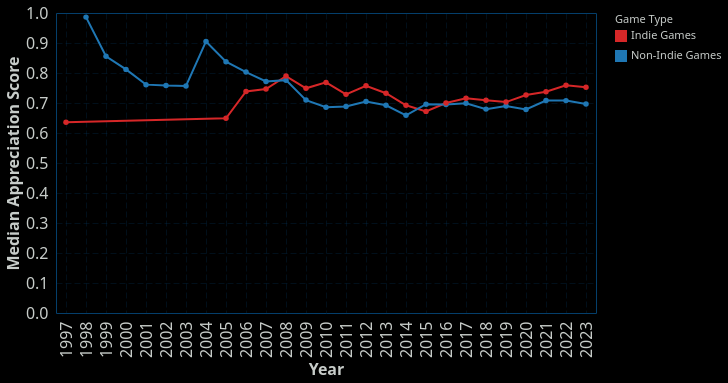

Specify this chart in Vega-Lite:
### Vega-Lite specification from a JSON file in a GitHub repository (floating-point values rounded to 4 significant figures)
{"config": {"view": {"continuousWidth": 400, "continuousHeight": 300, "stroke": "#043f6b", "strokeWidth": 1}, "background": "#000000", "mark": {"color": "#6495ED"}, "arc": {"fill": "#6495ED"}, "area": {"fill": "#6495ED", "line": true, "fillOpacity": 0.1}, "line": {"stroke": "#6495ED", "strokeWidth": 2}, "path": {"stroke": "#6495ED"}, "rect": {"fill": "#6495ED"}, "shape": {"stroke": "#6495ED"}, "symbol": {"fill": "#6495ED"}, "title": {"color": "#C7CCC9", "anchor": "start", "dy": -15, "fontSize": 16, "font": "IBM Plex Sans,system-ui,-apple-system,BlinkMacSystemFont,\".sfnstext-regular\",sans-serif", "fontWeight": 600}, "axisBand": {"grid": false}, "axis": {"labelColor": "#C7CCC9", "labelFontSize": 16, "labelFont": "IBM Plex Sans Condensed, system-ui, -apple-system, BlinkMacSystemFont, \".SFNSText-Regular\", sans-serif", "labelFontWeight": 400, "titleColor": "#C7CCC9", "titleFontWeight": 600, "titleFontSize": 16, "grid": true, "gridColor": "#043f6b", "labelAngle": 0, "domainColor": null, "tickColor": null, "labelPadding": 2, "tickSize": 6, "tickWidth": 0.5, "gridOpacity": 1, "gridZ": 1}, "axisX": {"gridDash": [6, 3], "gridWidth": 0.25, "gridColor": "#043f6b", "labelAngle": 0}, "axisY": {"gridDash": [6, 3], "gridWidth": 0.25, "gridColor": "#043f6b"}, "layer": {"grid": 1, "mark": 0}, "legend": {"labelFontSize": 11, "padding": 1, "symbolType": "square", "labelColor": "#C7CCC9", "titleColor": "#C7CCC9"}, "style": {"guide-label": {"font": "IBM Plex Sans,system-ui,-apple-system,BlinkMacSystemFont,\".sfnstext-regular\",sans-serif", "fill": "#C7CCC9", "fontWeight": 400}, "guide-title": {"font": "IBM Plex Sans,system-ui,-apple-system,BlinkMacSystemFont,\".sfnstext-regular\",sans-serif", "fill": "#C7CCC9", "fontWeight": 400}}, "range": {"category": ["#33a8c7ff", "#52e3e1ff", "#a0e426ff", "#fdf148ff", "#ffab00ff", "#f77976ff", "#f050aeff", "#d883ffff", "#9336fdff"]}}, "data": {"name": "data-60836fb4d7855e5561cb44d747bd35b4"}, "mark": {"type": "line", "point": true}, "encoding": {"color": {"field": "game_type", "legend": {"title": "Game Type"}, "scale": {"domain": ["Indie Games", "Non-Indie Games"], "range": ["#d62728", "#1f77b4"]}, "type": "nominal"}, "tooltip": [{"field": "year", "type": "ordinal"}, {"field": "game_type", "type": "nominal"}, {"field": "appreciation_score", "type": "quantitative"}], "x": {"axis": {"labelAngle": 270}, "field": "year", "title": "Year", "type": "ordinal"}, "y": {"field": "appreciation_score", "title": "Median Appreciation Score", "type": "quantitative"}}, "$schema": "https://vega.github.io/schema/vega-lite/v5.20.1.json", "datasets": {"data-60836fb4d7855e5561cb44d747bd35b4": [{"year": 1997, "is_indie": true, "appreciation_score": 0.6361, "game_type": "Indie Games"}, {"year": 1998, "is_indie": false, "appreciation_score": 0.9863, "game_type": "Non-Indie Games"}, {"year": 1999, "is_indie": false, "appreciation_score": 0.8559, "game_type": "Non-Indie Games"}, {"year": 2000, "is_indie": false, "appreciation_score": 0.8121, "game_type": "Non-Indie Games"}, {"year": 2001, "is_indie": false, "appreciation_score": 0.7612, "game_type": "Non-Indie Games"}, {"year": 2002, "is_indie": false, "appreciation_score": 0.758, "game_type": "Non-Indie Games"}, {"year": 2003, "is_indie": false, "appreciation_score": 0.757, "game_type": "Non-Indie Games"}, {"year": 2004, "is_indie": false, "appreciation_score": 0.9052, "game_type": "Non-Indie Games"}, {"year": 2005, "is_indie": false, "appreciation_score": 0.8379, "game_type": "Non-Indie Games"}, {"year": 2005, "is_indie": true, "appreciation_score": 0.649, "game_type": "Indie Games"}, {"year": 2006, "is_indie": false, "appreciation_score": 0.8031, "game_type": "Non-Indie Games"}, {"year": 2006, "is_indie": true, "appreciation_score": 0.7384, "game_type": "Indie Games"}, {"year": 2007, "is_indie": false, "appreciation_score": 0.7717, "game_type": "Non-Indie Games"}, {"year": 2007, "is_indie": true, "appreciation_score": 0.7464, "game_type": "Indie Games"}, {"year": 2008, "is_indie": false, "appreciation_score": 0.7762, "game_type": "Non-Indie Games"}, {"year": 2008, "is_indie": true, "appreciation_score": 0.7897, "game_type": "Indie Games"}, {"year": 2009, "is_indie": false, "appreciation_score": 0.7097, "game_type": "Non-Indie Games"}, {"year": 2009, "is_indie": true, "appreciation_score": 0.749, "game_type": "Indie Games"}, {"year": 2010, "is_indie": false, "appreciation_score": 0.6857, "game_type": "Non-Indie Games"}, {"year": 2010, "is_indie": true, "appreciation_score": 0.7687, "game_type": "Indie Games"}, {"year": 2011, "is_indie": false, "appreciation_score": 0.6886, "game_type": "Non-Indie Games"}, {"year": 2011, "is_indie": true, "appreciation_score": 0.7288, "game_type": "Indie Games"}, {"year": 2012, "is_indie": false, "appreciation_score": 0.705, "game_type": "Non-Indie Games"}, {"year": 2012, "is_indie": true, "appreciation_score": 0.7573, "game_type": "Indie Games"}, {"year": 2013, "is_indie": false, "appreciation_score": 0.6924, "game_type": "Non-Indie Games"}, {"year": 2013, "is_indie": true, "appreciation_score": 0.7327, "game_type": "Indie Games"}, {"year": 2014, "is_indie": false, "appreciation_score": 0.659, "game_type": "Non-Indie Games"}, {"year": 2014, "is_indie": true, "appreciation_score": 0.6924, "game_type": "Indie Games"}, {"year": 2015, "is_indie": false, "appreciation_score": 0.6961, "game_type": "Non-Indie Games"}, {"year": 2015, "is_indie": true, "appreciation_score": 0.6721, "game_type": "Indie Games"}, {"year": 2016, "is_indie": false, "appreciation_score": 0.6949, "game_type": "Non-Indie Games"}, {"year": 2016, "is_indie": true, "appreciation_score": 0.7001, "game_type": "Indie Games"}, {"year": 2017, "is_indie": false, "appreciation_score": 0.6992, "game_type": "Non-Indie Games"}, {"year": 2017, "is_indie": true, "appreciation_score": 0.7157, "game_type": "Indie Games"}, {"year": 2018, "is_indie": false, "appreciation_score": 0.6796, "game_type": "Non-Indie Games"}, {"year": 2018, "is_indie": true, "appreciation_score": 0.7093, "game_type": "Indie Games"}, {"year": 2019, "is_indie": false, "appreciation_score": 0.6901, "game_type": "Non-Indie Games"}, {"year": 2019, "is_indie": true, "appreciation_score": 0.7031, "game_type": "Indie Games"}, {"year": 2020, "is_indie": false, "appreciation_score": 0.6786, "game_type": "Non-Indie Games"}, {"year": 2020, "is_indie": true, "appreciation_score": 0.7268, "game_type": "Indie Games"}, {"year": 2021, "is_indie": false, "appreciation_score": 0.7084, "game_type": "Non-Indie Games"}, {"year": 2021, "is_indie": true, "appreciation_score": 0.7375, "game_type": "Indie Games"}, {"year": 2022, "is_indie": false, "appreciation_score": 0.7079, "game_type": "Non-Indie Games"}, {"year": 2022, "is_indie": true, "appreciation_score": 0.7589, "game_type": "Indie Games"}, {"year": 2023, "is_indie": false, "appreciation_score": 0.6965, "game_type": "Non-Indie Games"}, {"year": 2023, "is_indie": true, "appreciation_score": 0.7524, "game_type": "Indie Games"}]}}
